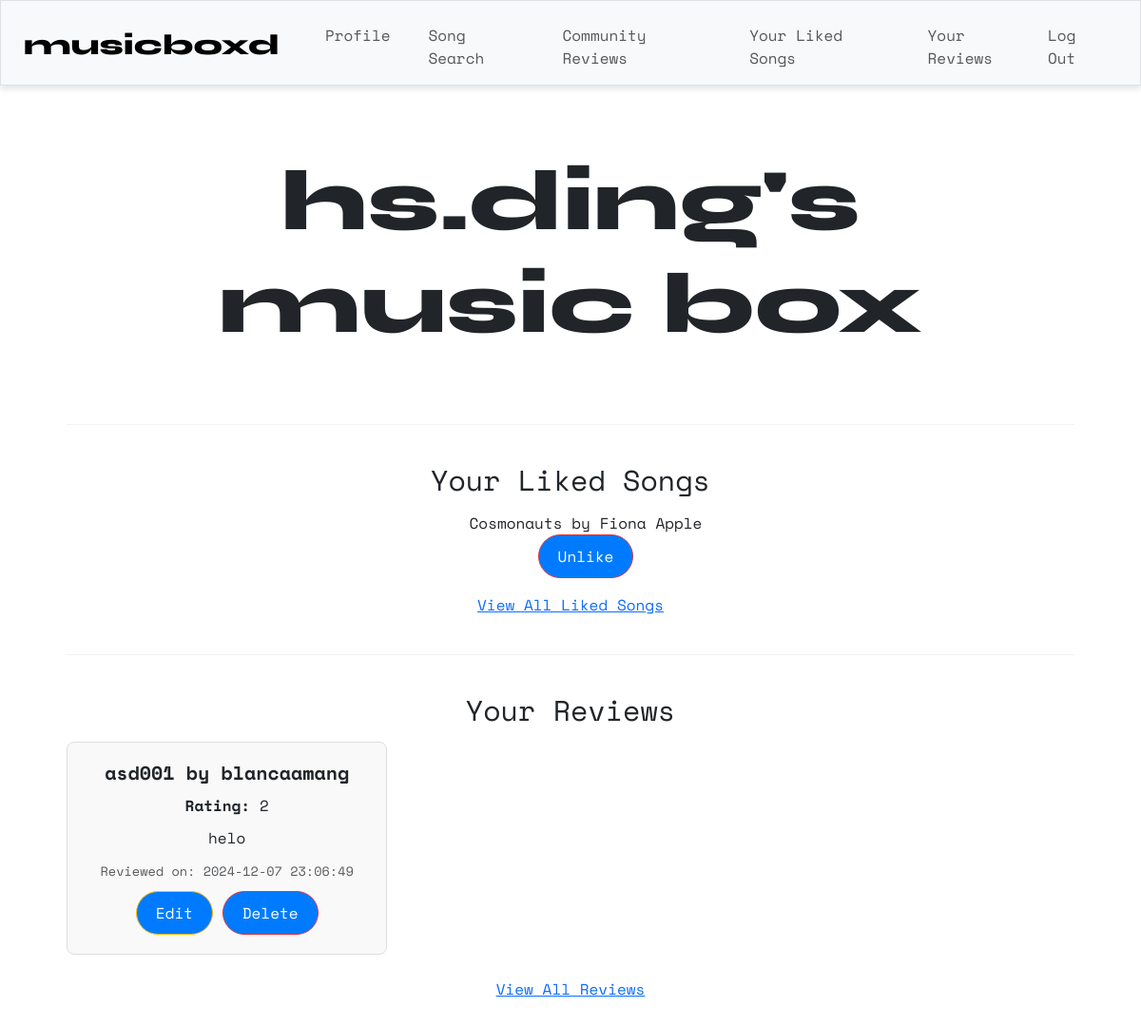
The page /profile (signed in) on the database as committed earlier.
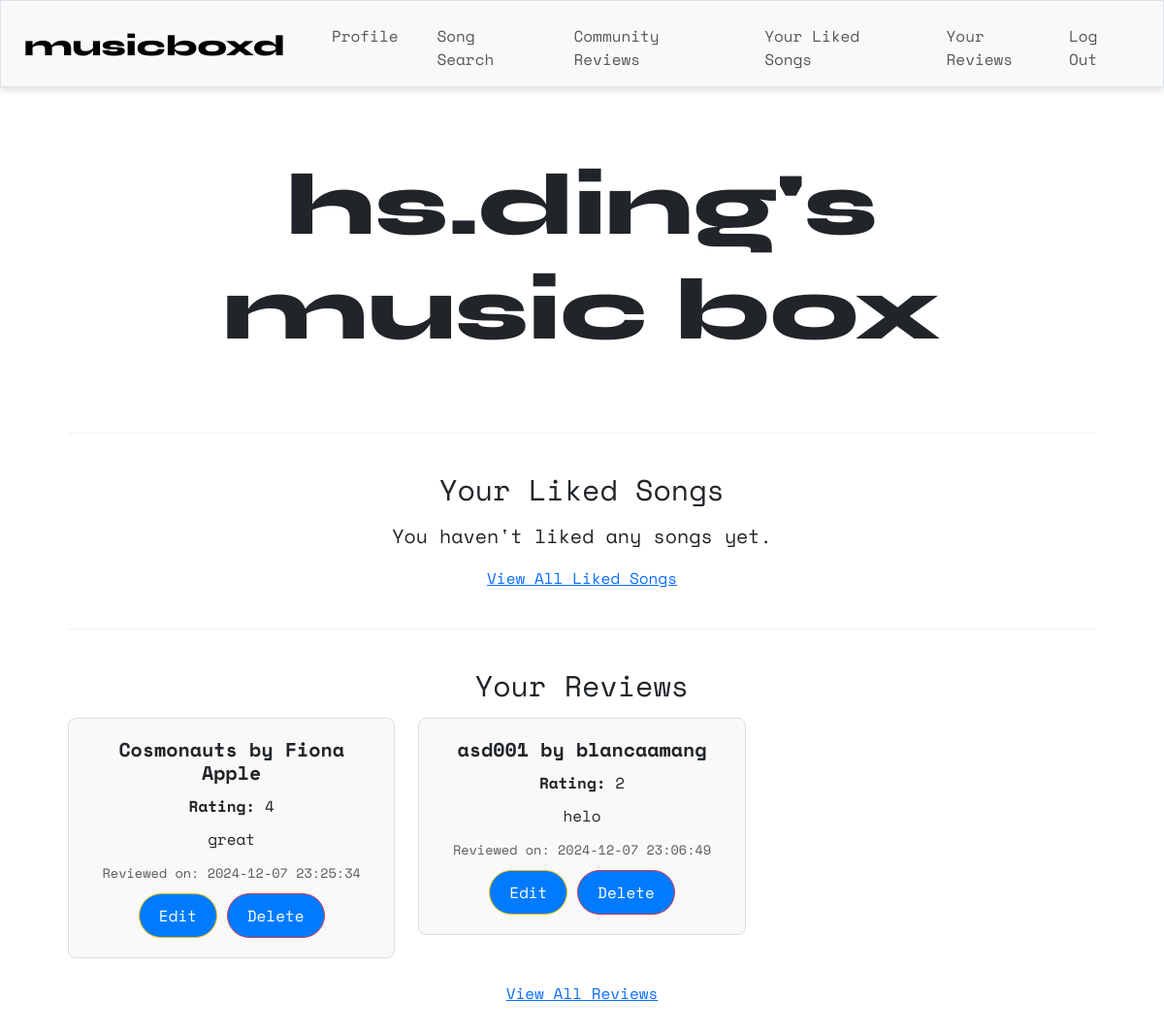
The same page on the database as committed later.
### tables this page shows
CREATE TABLE songs ( id TEXT PRIMARY KEY, title TEXT NOT NULL, artist TEXT NOT NULL);

CREATE TABLE reviews ( id INTEGER PRIMARY KEY, review TEXT NOT NULL, rating INTEGER NOT NULL, user_id INTEGER NOT NULL, song_id TEXT NOT NULL, timestamp DATETIME DEFAULT CURRENT_TIMESTAMP, FOREIGN KEY (user_id) REFERENCES users (id), FOREIGN KEY (song_id) REFERENCES songs (id) );

### app.py (the view)
@app.route("/profile")
@login_required
def profile():
    user = db.execute("SELECT * FROM users WHERE id = ?", (session["user_id"],))
    if len(user) != 1:
        error_message = "Something went wrong during registration."
        return render_template("profile.html", error_message=error_message)
    username = user[0]["username"]
    reviews = db.execute(
        """
        SELECT reviews.id, reviews.rating, reviews.timestamp, reviews.review,
        songs.title AS song_title, songs.artist AS song_artist
        FROM reviews
        JOIN songs ON reviews.song_id = songs.id
        WHERE reviews.user_id = ?
        ORDER BY reviews.timestamp DESC LIMIT 5
        """, session["user_id"]
        )
    liked_songs = db.execute(
        """
        SELECT songs.id AS spotify_id, songs.title AS name, songs.artist
        FROM songs
        JOIN likes ON songs.id = likes.song_id
        WHERE likes.user_id = ?
        ORDER BY likes.timestamp DESC LIMIT 5

        """,
        (session["user_id"],)
    )
    return render_template("profile.html", name=username, reviews=reviews, songs=liked_songs)

### helpers.py (called while the page is built)
def login_required(f):
    @wraps(f)
    def decorated_function(*args, **kwargs):
        if session.get("user_id") is None:
            return redirect("/login")
        return f(*args, **kwargs)
    return decorated_function

### templates/profile.html (shortened to what this page needs)
{% extends "layout.html" %}
{% block main %}
    <div class="container">
        <h1 class="syne">{{ name }}'s<br>music box</h1>
        <br>
        <hr>
        <h2>Your Liked Songs</h2>
        {% if songs %}
            <ul>
                {% for song in songs %}
                    <li>{{ song.name }} by {{ song.artist }}</li>
                    <form action="{{ url_for('like_song') }}" method="post" style="display:inline;">
                        <button type="submit" class="btn btn-danger btn-sm">Unlike</button>
                    </form>
                {% endfor %}
            </ul>
        {% else %}
            <p>You haven't liked any songs yet.</p>
        {% endif %}
        <a href="{{ url_for('all_liked') }}">View All Liked Songs</a>
        <br>
        <hr>
        <h2>Your Reviews</h2>
        {% if reviews %}
            <div class="row row-cols-1 row-cols-md-3 g-4">
                {% for review in reviews %}
                    <div class="col">
                        <div class="card">
                            <div class="card-body">
                                <h5 class="card-title">{{ review.song_title }} by {{ review.song_artist }}</h5>
                                <p class="card-text"><strong>Rating:</strong> {{ review.rating }}</p>
                                <p class="card-text">{{ review.review }}</p>
                                <p class="card-text"><small class="text-muted">Reviewed on: {{ review.timestamp }}</small></p>
                                <a href="{{ url_for('edit_review', review_id=review.id) }}" class="btn btn-warning btn-sm">Edit</a>
                                <form action="{{ url_for('delete_review', review_id=review.id) }}" method="post" style="display:inline;">
                                    <button type="submit" class="btn btn-danger btn-sm">Delete</button>
                                </form>
                            </div>
                        </div>
                    </div>
                {% endfor %}
            </div>
        {% else %}
            <p>No reviews yet.</p>
        {% endif %}
        <br>
        <a href="{{ url_for('all_reviews') }}">View All Reviews</a>
    </div>
    <br>
{% endblock %}

Rows that differ between the two databases and show on the page:
no longer on this page (row unchanged): songs: name "Cosmonauts", artist "Fiona Apple"
added reviews: song_title "Cosmonauts", song_artist "Fiona Apple", rating "4", review "great", timestamp "2024-12-07 23:25:34"
Other text that changed with them:
text now shown: "You haven't liked any songs yet."
